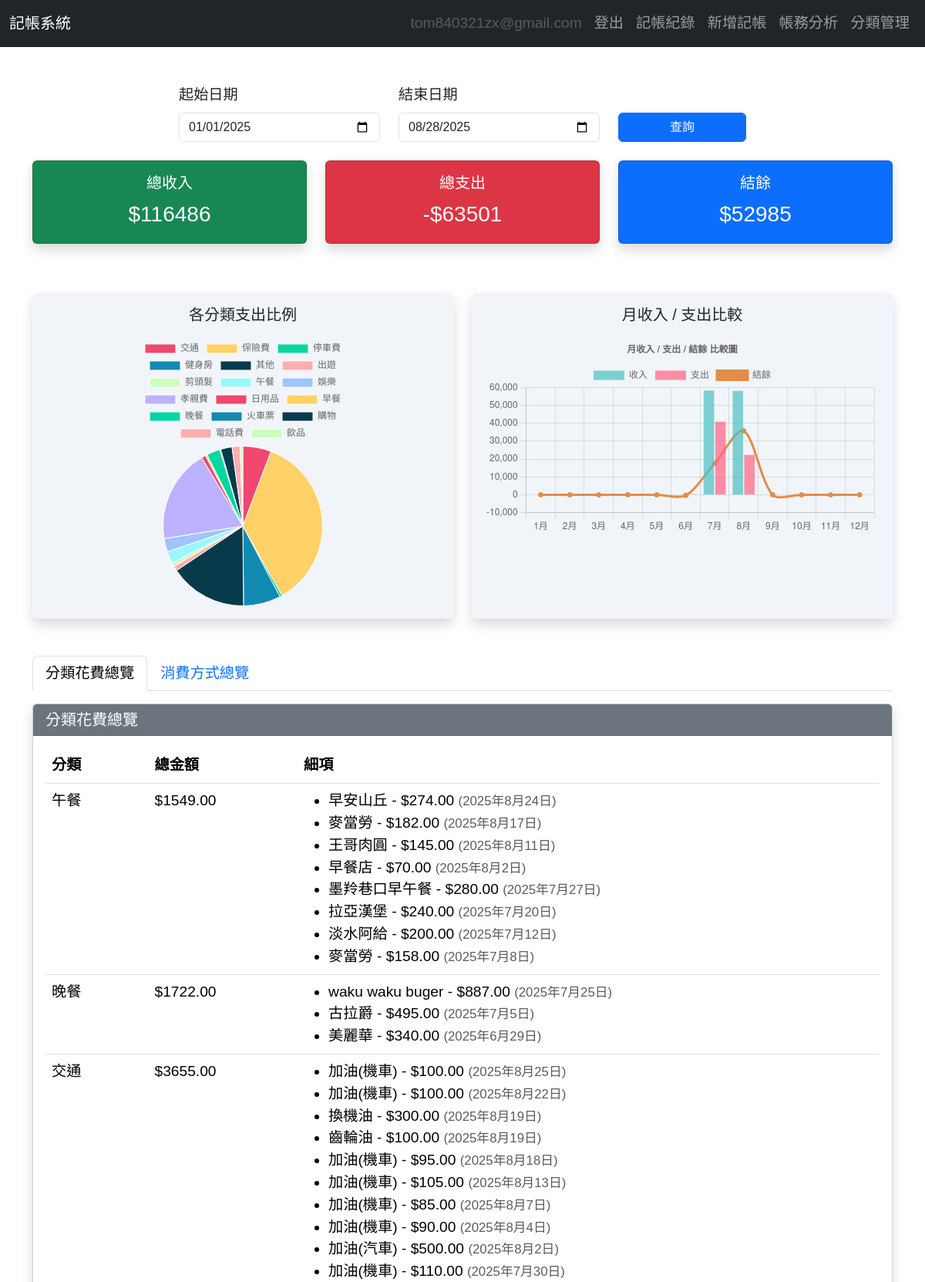
/analysis/ (signed in, upper part), run on the app's committed database.
### spend_record/models.py (models this page shows, shortened)
class Record(models.Model):
    RECORD_TYPE = [('income', '收入'), ('expense', '支出')]
    PAYMENT_METHODS = [
        ('cash', '現金'),
        ('card', '信用卡'),
        ('Apple Pay', 'Apple Pay'),
        ('Line Pay', 'Line Pay'),
        ('bank', '匯款'),
        ('other', '其他'),
    ]
    user = models.ForeignKey(User, on_delete=models.CASCADE)
    category = models.ForeignKey(Category, on_delete=models.SET_NULL, null=True)
    record_type = models.CharField(max_length=10, choices=RECORD_TYPE)
    name = models.CharField(max_length=255)
    amount = models.DecimalField(max_digits=10, decimal_places=2)
    date = models.DateField()
    payment_method = models.CharField(max_length=20, choices=PAYMENT_METHODS, default='cash')
    note = models.TextField(blank=True, null=True)
    created_at = models.DateTimeField(auto_now_add=True)

class Category(models.Model):
    name = models.CharField(max_length=100)
    user = models.ForeignKey(User, on_delete=models.CASCADE)

### spend_record/views.py (the view)
# urls.py: path('analysis/', views.analysis, name='analysis'),
@login_required
def analysis(request):
    user = request.user
    today = date.today()
    year_start = date(today.year, 1, 1)
    start_date = request.POST.get("start_date", year_start.strftime("%Y-%m-%d"))
    end_date = request.POST.get("end_date", today.strftime("%Y-%m-%d"))
    records = Record.objects.filter(
        user=user,
        date__range=[start_date, end_date]
    )
    income_records = records.filter(record_type='income')
    expense_records = records.filter(record_type='expense')
    total_income = income_records.aggregate(Sum('amount'))['amount__sum'] or 0
    total_expense = expense_records.aggregate(Sum('amount'))['amount__sum'] or 0
    balance = total_income - total_expense
    category_sums = expense_records.values('category__name').annotate(total=Sum('amount'))
    pie_labels = [item['category__name'] or '未分類' for item in category_sums]
    pie_data = [float(item['total']) for item in category_sums]
    month_income = [0]*12
    month_expense = [0]*12
    for record in records:
        month = record.date.month - 1
        if record.record_type == 'income':
            month_income[month] += float(record.amount)
        else:
            month_expense[month] += float(record.amount)
    month_labels = [f"{i+1}月" for i in range(12)]
    monthly_balance = [inc - exp for inc, exp in zip(month_income, month_expense)]
    breakdown = defaultdict(list)
    for record in expense_records:
        key = record.category.name if record.category else '未分類'
        breakdown[key].append(record)
    category_breakdown = []
    for key, records in breakdown.items():
        sorted_records = sorted(records, key=attrgetter('date'), reverse=True)  # reverse=True 表示新到舊
        total = sum(r.amount for r in sorted_records)
        category_breakdown.append((key, total, sorted_records))
    payment_breakdown = []
    payment_dict = defaultdict(list)
    for r in expense_records:
        key = r.get_payment_method_display()  # 顯示中文名稱
        payment_dict[key].append(r)
    for method, records in payment_dict.items():
        sorted_records = sorted(records, key=attrgetter('date'), reverse=True)
        total = sum(r.amount for r in sorted_records)
        payment_breakdown.append((method, total, sorted_records))
    context = {
        'total_income': total_income,
        'total_expense': total_expense,
        'balance': balance,
        'pie_labels': pie_labels,
        'pie_data': pie_data,
        'month_labels': month_labels,
        'month_income': month_income,
        'month_expense': month_expense,
        'monthly_balance': monthly_balance,
        'category_breakdown': category_breakdown,
        'payment_breakdown': payment_breakdown,
        'start_date': start_date,
        'end_date': end_date,
    }
    return render(request, 'spend_record/analysis.html', context)

### templates/spend_record/analysis.html (shortened to what this page needs)
{% extends 'base.html' %}
{% load static %}
{% block content %}
<div class="container mt-5">
    <form method="post" class="row mb-4 justify-content-center">
    <div class="col-md-3">
        <label class="form-label">起始日期</label>
        <input type="date" name="start_date" class="form-control" value="{{ start_date }}">
    </div>
    <div class="col-md-3">
        <label class="form-label">結束日期</label>
        <input type="date" name="end_date" class="form-control" value="{{ end_date }}">
    </div>
    <div class="col-md-2 d-flex align-items-end">
        <button type="submit" class="btn btn-primary w-100">查詢</button>
    </div>
    </form>
  <div class="row mb-5">
    <div class="col-md-4">
      <div class="card text-white bg-success shadow mb-3">
        <div class="card-body text-center">
          <h5 class="card-title">總收入</h5>
          <p class="card-text fs-3">${{ total_income }}</p>
        </div>
      </div>
    </div>
    <div class="col-md-4">
      <div class="card text-white bg-danger shadow mb-3">
        <div class="card-body text-center">
          <h5 class="card-title">總支出</h5>
          <p class="card-text fs-3">-${{ total_expense }}</p>
        </div>
      </div>
    </div>
    <div class="col-md-4">
      <div class="card text-white bg-primary shadow mb-3">
        <div class="card-body text-center">
          <h5 class="card-title">結餘</h5>
          <p class="card-text fs-3">${{ balance }}</p>
        </div>
      </div>
    </div>
  </div>
  <div class="row mb-5">
    <div class="col-md-6">
      <div class="card chart-card shadow p-3 text-center">
          <h5 class="mb-3">各分類支出比例</h5>
          <div class="chart-container d-flex justify-content-center align-items-center">
          <canvas id="expensePieChart" ></canvas>
          </div>
      </div>
    </div>
    <div class="col-md-6">
      <div class="card chart-card shadow p-3">
        <h5 class="text-center mb-3">月收入 / 支出比較</h5>
        <div class="chart-container">
          <canvas id="monthlyBarChart"></canvas>
        </div>
      </div>
    </div>
  </div>
  <ul class="nav nav-tabs mb-3" id="summaryTabs" role="tablist">
    <li class="nav-item" role="presentation">
      <button class="nav-link active" id="category-tab" data-bs-toggle="tab" data-bs-target="#category" type="button" role="tab">分類花費總覽</button>
    </li>
    <li class="nav-item" role="presentation">
      <button class="nav-link" id="payment-tab" data-bs-toggle="tab" data-bs-target="#payment" type="button" role="tab">消費方式總覽</button>
    </li>
  </ul>
  <div class="tab-content" id="summaryTabsContent">
    <div class="tab-pane fade show active" id="category" role="tabpanel" aria-labelledby="category-tab">
      <div class="card shadow">
        <div class="card-header bg-secondary text-white">
          <h5 class="mb-0">分類花費總覽</h5>
        </div>
        <div class="card-body">
          <table class="table table-hover">
            <thead>
              <tr>
                <th>分類</th>
                <th>總金額</th>
                <th>細項</th>
              </tr>
            </thead>
            <tbody>
              {% for category, total, items in category_breakdown %}
              <tr>
                <td>{{ category }}</td>
                <td>${{ total }}</td>
                <td>
                  <ul class="mb-0">
                    {% for item in items %}
                    <li>
                      <div>
                        {{ item.name }} - ${{ item.amount }}
                        <small class="text-muted">({{ item.date }})</small>
                      </div>
                    </li>
                    {% endfor %}
                  </ul>
                </td>
              </tr>
              {% endfor %}
            </tbody>
          </table>
        </div>
      </div>
    </div>
  </div>
</div>
<script>
  const pieCtx = document.getElementById('expensePieChart').getContext('2d');
  new Chart(pieCtx, {
    type: 'pie',
    data: {
      labels: {{ pie_labels|safe }},
      datasets: [{
        label: '支出比例',
        data: {{ pie_data|safe }},
        backgroundColor: [
          '#ef476f', '#ffd166', '#06d6a0', '#118ab2', '#073b4c',
          '#ffadad', '#caffbf', '#9bf6ff', '#a0c4ff', '#bdb2ff'
        ],
        borderWidth: 1
      }]
    }
  });
  const barCtx = document.getElementById('monthlyBarChart').getContext('2d');
  new Chart(barCtx, {
    type: 'bar',
    data: {
      labels: {{ month_labels|safe }},
      datasets: [
        {
          label: '收入',
          data: {{ month_income|safe }},
          backgroundColor: 'rgba(75, 192, 192, 0.7)'
        },
        {
          label: '支出',
          data: {{ month_expense|safe }},
          backgroundColor: 'rgba(255, 99, 132, 0.7)'
        },
        {
          label: '結餘',
          data: {{ monthly_balance|safe }},
          type: 'line',
          borderColor: 'rgba(228, 141, 73, 1)',
          backgroundColor: 'rgba(228, 141, 73, 1)',
          fill: false,
          tension: 0.3,
          pointRadius: 3,
          pointHoverRadius: 7,
          yAxisID: 'y',
        }
      ]
    },
    options: {
      responsive: true,
      interaction: {
        mode: 'index',
        intersect: false
      },
      stacked: false,
      plugins: {
        title: {
          display: true,
          text: '月收入 / 支出 / 結餘 比較圖'
        }
      },
      scales: {
        y: {
          beginAtZero: true
        }
      }
    }
  });
</script>
{% endblock %}

### templates/base.html (shortened to what this page needs)
<!DOCTYPE html>
<html lang="zh-TW">
<head>
  <link href="https://cdn.jsdelivr.net/npm/bootstrap@5.3.3/dist/css/bootstrap.min.css" rel="stylesheet">
</head>
<body>
  <nav class="navbar navbar-expand-lg navbar-dark bg-dark">
    <div class="container-fluid">
      <a class="navbar-brand" href="#">記帳系統</a>
      <div class="navbar-nav ms-auto">
        {% if user.is_authenticated %}
          <span class="nav-link disabled">{{ user.email }}</span>
          <a class="nav-link" href="{% url 'logout' %}">登出</a>
        {% else %}
          <a class="nav-link" href="{% url 'login' %}">登入</a>
          {% comment %} <a class="nav-link" href="{% url 'account_signup' %}">註冊</a> {% endcomment %}
        {% endif %}
      </div>
      <div class="navbar-nav">
        <a class="nav-link" href="{% url 'record_list' %}">記帳紀錄</a>
        <a class="nav-link" href="{% url 'add_record' %}">新增記帳</a>
        <a class="nav-link" href="{% url 'analysis' %}">帳務分析</a>
        <a class="nav-link" href="{% url 'category_list' %}">分類管理</a>
      </div>
    </div>
  </nav>
  {% block content %}{% endblock %}
</body>
</html>

### templates/spend_record/analysis.html (style rules this page uses)
body { font-family: 'Noto Sans TC', sans-serif; }
.chart-card { background-color: #f1f5f9; border: none; height: 100%; }
.chart-container { height: 350px; }

### data on the page
Record: name "午餐", total "1549.00", name "早安山丘", amount "274.00", date "2025年8月24日"
Record: name "麥當勞", amount "182.00", date "2025年8月17日"
Record: name "王哥肉圓", amount "145.00", date "2025年8月11日"
Record: name "早餐店", amount "70.00", date "2025年8月2日"
Record: name "墨羚巷口早午餐", amount "280.00", date "2025年7月27日"
Record: name "拉亞漢堡", amount "240.00", date "2025年7月20日"
Record: name "淡水阿給", amount "200.00", date "2025年7月12日"
Record: name "麥當勞", amount "158.00", date "2025年7月8日"
Record: name "晚餐", total "1722.00", name "waku waku buger", amount "887.00", date "2025年7月25日"
Record: name "古拉爵", amount "495.00", date "2025年7月5日"
Record: name "美麗華", amount "340.00", date "2025年6月29日"
Category: category_breakdown "交通"
Record: name "加油(機車)", amount "100.00", date "2025年8月25日"
Record: name "加油(機車)", amount "100.00", date "2025年8月22日"
Record: name "換機油", amount "300.00", date "2025年8月19日"
Record: name "齒輪油", amount "100.00", date "2025年8月19日"
Record: name "加油(機車)", amount "95.00", date "2025年8月18日"
Record: name "加油(機車)", amount "105.00", date "2025年8月13日"
Record: name "加油(機車)", amount "85.00", date "2025年8月7日"
Record: name "加油(機車)", amount "90.00", date "2025年8月4日"
Record: name "加油(汽車)", amount "500.00", date "2025年8月2日"
Record: name "加油(機車)", amount "110.00", date "2025年7月30日"

### other printed values
{{ user.email }} "tom840321zx@gmail.com"
{{ total_income }} "116486"
{{ total_expense }} "63501"
{{ balance }} "52985"
{{ total }} "3655.00"
chart data {{ pie_labels|safe }} ['交通', '保險費', '停車費', '健身房', '其他', '出遊', '剪頭髮', '午餐', '娛樂', '孝親費', '日用品', '早餐', '晚餐', '火車票', '購物', '電話費', '飲品']
chart data {{ pie_data|safe }} [3655.0, 22908.0, 298.0, 4794.0, 10000.0, 610.0, 500.0, 1549.0, 1718.0, 12000.0, 534.0, 248.0, 1722.0, 132.0, 1460.0, 1036.0, 337.0]
chart data {{ month_income|safe }} [0, 0, 0, 0, 0, 0, 58386.0, 58100.0, 0, 0, 0, 0]
